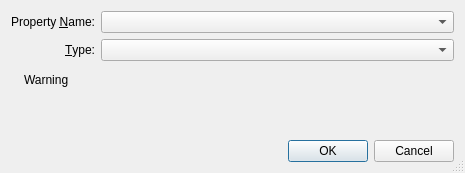
<ui version="4.0" >
 <class>AddPropertyDialog</class>
 <widget class="QDialog" name="AddPropertyDialog" >
  <property name="windowModality" >
   <enum>Qt::WindowModal</enum>
  </property>
  <property name="geometry" >
   <rect>
    <x>0</x>
    <y>0</y>
    <width>465</width>
    <height>173</height>
   </rect>
  </property>
  <property name="sizePolicy" >
   <sizepolicy vsizetype="Minimum" hsizetype="Preferred" >
    <horstretch>0</horstretch>
    <verstretch>0</verstretch>
   </sizepolicy>
  </property>
  <property name="windowTitle" >
   <string>Add Property</string>
  </property>
  <property name="windowIcon" >
   <iconset resource="../qt-resources/qt_widgets.qrc" >
    <normaloff>:/gnome_gtk_edit_16.png</normaloff>:/gnome_gtk_edit_16.png</iconset>
  </property>
  <property name="sizeGripEnabled" >
   <bool>true</bool>
  </property>
  <layout class="QVBoxLayout" name="verticalLayout" >
   <item>
    <layout class="QFormLayout" name="formLayout" >
     <property name="labelAlignment" >
      <set>Qt::AlignRight|Qt::AlignTrailing|Qt::AlignVCenter</set>
     </property>
     <property name="formAlignment" >
      <set>Qt::AlignLeading|Qt::AlignLeft|Qt::AlignVCenter</set>
     </property>
     <item row="0" column="0" >
      <widget class="QLabel" name="label_4" >
       <property name="text" >
        <string>Property &amp;Name:</string>
       </property>
       <property name="alignment" >
        <set>Qt::AlignRight|Qt::AlignTrailing|Qt::AlignVCenter</set>
       </property>
       <property name="buddy" >
        <cstring>combobox_add_property_name</cstring>
       </property>
      </widget>
     </item>
     <item row="0" column="1" >
      <widget class="QComboBox" name="combobox_add_property_name" >
       <property name="sizePolicy" >
        <sizepolicy vsizetype="Fixed" hsizetype="Expanding" >
         <horstretch>0</horstretch>
         <verstretch>0</verstretch>
        </sizepolicy>
       </property>
       <property name="toolTip" >
        <string>Click here to select the property you wish to add. This will automatically set the type of property to add as well.</string>
       </property>
       <property name="editable" >
        <bool>false</bool>
       </property>
      </widget>
     </item>
     <item row="1" column="0" >
      <widget class="QLabel" name="label_5" >
       <property name="text" >
        <string>&amp;Type:</string>
       </property>
       <property name="alignment" >
        <set>Qt::AlignRight|Qt::AlignTrailing|Qt::AlignVCenter</set>
       </property>
       <property name="buddy" >
        <cstring>combobox_add_property_type</cstring>
       </property>
      </widget>
     </item>
     <item row="1" column="1" >
      <widget class="QComboBox" name="combobox_add_property_type" >
       <property name="sizePolicy" >
        <sizepolicy vsizetype="Fixed" hsizetype="Expanding" >
         <horstretch>0</horstretch>
         <verstretch>0</verstretch>
        </sizepolicy>
       </property>
       <property name="toolTip" >
        <string>What kind of value should be contained in the new property. In most cases, you can leave this on the default suggestion.</string>
       </property>
       <property name="editable" >
        <bool>false</bool>
       </property>
      </widget>
     </item>
    </layout>
   </item>
   <item>
    <widget class="QWidget" native="1" name="placeholder_edit_widget" >
     <property name="sizePolicy" >
      <sizepolicy vsizetype="Minimum" hsizetype="Preferred" >
       <horstretch>0</horstretch>
       <verstretch>0</verstretch>
      </sizepolicy>
     </property>
    </widget>
   </item>
   <item>
    <widget class="QWidget" native="1" name="widget_warning" >
     <layout class="QHBoxLayout" name="horizontalLayout" >
      <property name="margin" >
       <number>0</number>
      </property>
      <item>
       <widget class="QLabel" name="label_warning_icon" >
        <property name="pixmap" >
         <pixmap resource="../qt-resources/qt_widgets.qrc" >:/gnome_dialog_warning_16.png</pixmap>
        </property>
       </widget>
      </item>
      <item>
       <widget class="QLabel" name="label_warning" >
        <property name="sizePolicy" >
         <sizepolicy vsizetype="Preferred" hsizetype="Expanding" >
          <horstretch>0</horstretch>
          <verstretch>0</verstretch>
         </sizepolicy>
        </property>
        <property name="text" >
         <string>Warning</string>
        </property>
       </widget>
      </item>
     </layout>
    </widget>
   </item>
   <item>
    <spacer name="verticalSpacer" >
     <property name="orientation" >
      <enum>Qt::Vertical</enum>
     </property>
     <property name="sizeHint" stdset="0" >
      <size>
       <width>20</width>
       <height>29</height>
      </size>
     </property>
    </spacer>
   </item>
   <item>
    <widget class="QDialogButtonBox" name="buttonBox" >
     <property name="standardButtons" >
      <set>QDialogButtonBox::Cancel|QDialogButtonBox::Ok</set>
     </property>
    </widget>
   </item>
  </layout>
 </widget>
 <resources>
  <include location="../qt-resources/qt_widgets.qrc" />
 </resources>
 <connections>
  <connection>
   <sender>buttonBox</sender>
   <signal>rejected()</signal>
   <receiver>AddPropertyDialog</receiver>
   <slot>reject()</slot>
   <hints>
    <hint type="sourcelabel" >
     <x>418</x>
     <y>85</y>
    </hint>
    <hint type="destinationlabel" >
     <x>346</x>
     <y>114</y>
    </hint>
   </hints>
  </connection>
 </connections>
</ui>
